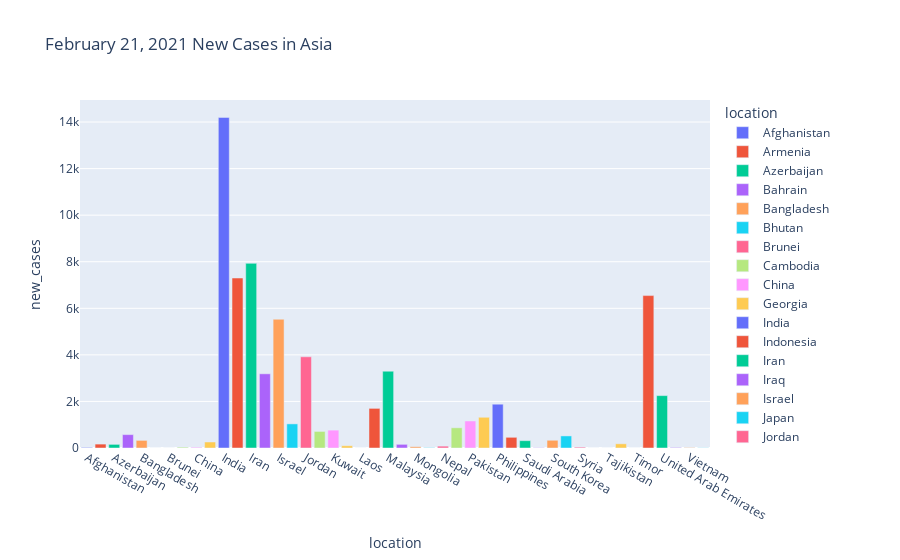

This figure's notebook cell:
### Code cell
# Using plotly to display February, 21 2021 new cases in Asia
fig = px.bar(februaryAsia, x='location', y='new_cases', color='location', title='February 21, 2021 New Cases in Asia')
fig.show()

### Figure 1 — Plotly figure (JSON) as saved in the notebook; plotly's stock layout.template omitted (floating-point values rounded to 4 significant figures)
{"data": [{"alignmentgroup": "True", "hovertemplate": "location=%{x}<br>new_cases=%{y}<extra></extra>", "legendgroup": "Afghanistan", "marker": {"color": "#636efa"}, "name": "Afghanistan", "offsetgroup": "Afghanistan", "orientation": "v", "showlegend": true, "textposition": "auto", "type": "bar", "x": ["Afghanistan"], "xaxis": "x", "y": [24], "yaxis": "y"}, {"alignmentgroup": "True", "hovertemplate": "location=%{x}<br>new_cases=%{y}<extra></extra>", "legendgroup": "Armenia", "marker": {"color": "#EF553B"}, "name": "Armenia", "offsetgroup": "Armenia", "orientation": "v", "showlegend": true, "textposition": "auto", "type": "bar", "x": ["Armenia"], "xaxis": "x", "y": [168], "yaxis": "y"}, {"alignmentgroup": "True", "hovertemplate": "location=%{x}<br>new_cases=%{y}<extra></extra>", "legendgroup": "Azerbaijan", "marker": {"color": "#00cc96"}, "name": "Azerbaijan", "offsetgroup": "Azerbaijan", "orientation": "v", "showlegend": true, "textposition": "auto", "type": "bar", "x": ["Azerbaijan"], "xaxis": "x", "y": [156], "yaxis": "y"}, {"alignmentgroup": "True", "hovertemplate": "location=%{x}<br>new_cases=%{y}<extra></extra>", "legendgroup": "Bahrain", "marker": {"color": "#ab63fa"}, "name": "Bahrain", "offsetgroup": "Bahrain", "orientation": "v", "showlegend": true, "textposition": "auto", "type": "bar", "x": ["Bahrain"], "xaxis": "x", "y": [575], "yaxis": "y"}, {"alignmentgroup": "True", "hovertemplate": "location=%{x}<br>new_cases=%{y}<extra></extra>", "legendgroup": "Bangladesh", "marker": {"color": "#FFA15A"}, "name": "Bangladesh", "offsetgroup": "Bangladesh", "orientation": "v", "showlegend": true, "textposition": "auto", "type": "bar", "x": ["Bangladesh"], "xaxis": "x", "y": [327], "yaxis": "y"}, {"alignmentgroup": "True", "hovertemplate": "location=%{x}<br>new_cases=%{y}<extra></extra>", "legendgroup": "Bhutan", "marker": {"color": "#19d3f3"}, "name": "Bhutan", "offsetgroup": "Bhutan", "orientation": "v", "showlegend": true, "textposition": "auto", "type": "bar", "x": ["Bhutan"], "xaxis": "x", "y": [0], "yaxis": "y"}, {"alignmentgroup": "True", "hovertemplate": "location=%{x}<br>new_cases=%{y}<extra></extra>", "legendgroup": "Brunei", "marker": {"color": "#FF6692"}, "name": "Brunei", "offsetgroup": "Brunei", "orientation": "v", "showlegend": true, "textposition": "auto", "type": "bar", "x": ["Brunei"], "xaxis": "x", "y": [0], "yaxis": "y"}, {"alignmentgroup": "True", "hovertemplate": "location=%{x}<br>new_cases=%{y}<extra></extra>", "legendgroup": "Cambodia", "marker": {"color": "#B6E880"}, "name": "Cambodia", "offsetgroup": "Cambodia", "orientation": "v", "showlegend": true, "textposition": "auto", "type": "bar", "x": ["Cambodia"], "xaxis": "x", "y": [35], "yaxis": "y"}, {"alignmentgroup": "True", "hovertemplate": "location=%{x}<br>new_cases=%{y}<extra></extra>", "legendgroup": "China", "marker": {"color": "#FF97FF"}, "name": "China", "offsetgroup": "China", "orientation": "v", "showlegend": true, "textposition": "auto", "type": "bar", "x": ["China"], "xaxis": "x", "y": [31], "yaxis": "y"}, {"alignmentgroup": "True", "hovertemplate": "location=%{x}<br>new_cases=%{y}<extra></extra>", "legendgroup": "Georgia", "marker": {"color": "#FECB52"}, "name": "Georgia", "offsetgroup": "Georgia", "orientation": "v", "showlegend": true, "textposition": "auto", "type": "bar", "x": ["Georgia"], "xaxis": "x", "y": [258], "yaxis": "y"}, {"alignmentgroup": "True", "hovertemplate": "location=%{x}<br>new_cases=%{y}<extra></extra>", "legendgroup": "India", "marker": {"color": "#636efa"}, "name": "India", "offsetgroup": "India", "orientation": "v", "showlegend": true, "textposition": "auto", "type": "bar", "x": ["India"], "xaxis": "x", "y": [14199], "yaxis": "y"}, {"alignmentgroup": "True", "hovertemplate": "location=%{x}<br>new_cases=%{y}<extra></extra>", "legendgroup": "Indonesia", "marker": {"color": "#EF553B"}, "name": "Indonesia", "offsetgroup": "Indonesia", "orientation": "v", "showlegend": true, "textposition": "auto", "type": "bar", "x": ["Indonesia"], "xaxis": "x", "y": [7300], "yaxis": "y"}, {"alignmentgroup": "True", "hovertemplate": "location=%{x}<br>new_cases=%{y}<extra></extra>", "legendgroup": "Iran", "marker": {"color": "#00cc96"}, "name": "Iran", "offsetgroup": "Iran", "orientation": "v", "showlegend": true, "textposition": "auto", "type": "bar", "x": ["Iran"], "xaxis": "x", "y": [7931], "yaxis": "y"}, {"alignmentgroup": "True", "hovertemplate": "location=%{x}<br>new_cases=%{y}<extra></extra>", "legendgroup": "Iraq", "marker": {"color": "#ab63fa"}, "name": "Iraq", "offsetgroup": "Iraq", "orientation": "v", "showlegend": true, "textposition": "auto", "type": "bar", "x": ["Iraq"], "xaxis": "x", "y": [3187], "yaxis": "y"}, {"alignmentgroup": "True", "hovertemplate": "location=%{x}<br>new_cases=%{y}<extra></extra>", "legendgroup": "Israel", "marker": {"color": "#FFA15A"}, "name": "Israel", "offsetgroup": "Israel", "orientation": "v", "showlegend": true, "textposition": "auto", "type": "bar", "x": ["Israel"], "xaxis": "x", "y": [5530], "yaxis": "y"}, {"alignmentgroup": "True", "hovertemplate": "location=%{x}<br>new_cases=%{y}<extra></extra>", "legendgroup": "Japan", "marker": {"color": "#19d3f3"}, "name": "Japan", "offsetgroup": "Japan", "orientation": "v", "showlegend": true, "textposition": "auto", "type": "bar", "x": ["Japan"], "xaxis": "x", "y": [1036], "yaxis": "y"}, {"alignmentgroup": "True", "hovertemplate": "location=%{x}<br>new_cases=%{y}<extra></extra>", "legendgroup": "Jordan", "marker": {"color": "#FF6692"}, "name": "Jordan", "offsetgroup": "Jordan", "orientation": "v", "showlegend": true, "textposition": "auto", "type": "bar", "x": ["Jordan"], "xaxis": "x", "y": [3917], "yaxis": "y"}, {"alignmentgroup": "True", "hovertemplate": "location=%{x}<br>new_cases=%{y}<extra></extra>", "legendgroup": "Kazakhstan", "marker": {"color": "#B6E880"}, "name": "Kazakhstan", "offsetgroup": "Kazakhstan", "orientation": "v", "showlegend": true, "textposition": "auto", "type": "bar", "x": ["Kazakhstan"], "xaxis": "x", "y": [712], "yaxis": "y"}, {"alignmentgroup": "True", "hovertemplate": "location=%{x}<br>new_cases=%{y}<extra></extra>", "legendgroup": "Kuwait", "marker": {"color": "#FF97FF"}, "name": "Kuwait", "offsetgroup": "Kuwait", "orientation": "v", "showlegend": true, "textposition": "auto", "type": "bar", "x": ["Kuwait"], "xaxis": "x", "y": [768], "yaxis": "y"}, {"alignmentgroup": "True", "hovertemplate": "location=%{x}<br>new_cases=%{y}<extra></extra>", "legendgroup": "Kyrgyzstan", "marker": {"color": "#FECB52"}, "name": "Kyrgyzstan", "offsetgroup": "Kyrgyzstan", "orientation": "v", "showlegend": true, "textposition": "auto", "type": "bar", "x": ["Kyrgyzstan"], "xaxis": "x", "y": [98], "yaxis": "y"}, {"alignmentgroup": "True", "hovertemplate": "location=%{x}<br>new_cases=%{y}<extra></extra>", "legendgroup": "Laos", "marker": {"color": "#636efa"}, "name": "Laos", "offsetgroup": "Laos", "orientation": "v", "showlegend": true, "textposition": "auto", "type": "bar", "x": ["Laos"], "xaxis": "x", "y": [0], "yaxis": "y"}, {"alignmentgroup": "True", "hovertemplate": "location=%{x}<br>new_cases=%{y}<extra></extra>", "legendgroup": "Lebanon", "marker": {"color": "#EF553B"}, "name": "Lebanon", "offsetgroup": "Lebanon", "orientation": "v", "showlegend": true, "textposition": "auto", "type": "bar", "x": ["Lebanon"], "xaxis": "x", "y": [1702], "yaxis": "y"}, {"alignmentgroup": "True", "hovertemplate": "location=%{x}<br>new_cases=%{y}<extra></extra>", "legendgroup": "Malaysia", "marker": {"color": "#00cc96"}, "name": "Malaysia", "offsetgroup": "Malaysia", "orientation": "v", "showlegend": true, "textposition": "auto", "type": "bar", "x": ["Malaysia"], "xaxis": "x", "y": [3297], "yaxis": "y"}, {"alignmentgroup": "True", "hovertemplate": "location=%{x}<br>new_cases=%{y}<extra></extra>", "legendgroup": "Maldives", "marker": {"color": "#ab63fa"}, "name": "Maldives", "offsetgroup": "Maldives", "orientation": "v", "showlegend": true, "textposition": "auto", "type": "bar", "x": ["Maldives"], "xaxis": "x", "y": [157], "yaxis": "y"}, {"alignmentgroup": "True", "hovertemplate": "location=%{x}<br>new_cases=%{y}<extra></extra>", "legendgroup": "Mongolia", "marker": {"color": "#FFA15A"}, "name": "Mongolia", "offsetgroup": "Mongolia", "orientation": "v", "showlegend": true, "textposition": "auto", "type": "bar", "x": ["Mongolia"], "xaxis": "x", "y": [55], "yaxis": "y"}, {"alignmentgroup": "True", "hovertemplate": "location=%{x}<br>new_cases=%{y}<extra></extra>", "legendgroup": "Myanmar", "marker": {"color": "#19d3f3"}, "name": "Myanmar", "offsetgroup": "Myanmar", "orientation": "v", "showlegend": true, "textposition": "auto", "type": "bar", "x": ["Myanmar"], "xaxis": "x", "y": [15], "yaxis": "y"}, {"alignmentgroup": "True", "hovertemplate": "location=%{x}<br>new_cases=%{y}<extra></extra>", "legendgroup": "Nepal", "marker": {"color": "#FF6692"}, "name": "Nepal", "offsetgroup": "Nepal", "orientation": "v", "showlegend": true, "textposition": "auto", "type": "bar", "x": ["Nepal"], "xaxis": "x", "y": [80], "yaxis": "y"}, {"alignmentgroup": "True", "hovertemplate": "location=%{x}<br>new_cases=%{y}<extra></extra>", "legendgroup": "Oman", "marker": {"color": "#B6E880"}, "name": "Oman", "offsetgroup": "Oman", "orientation": "v", "showlegend": true, "textposition": "auto", "type": "bar", "x": ["Oman"], "xaxis": "x", "y": [868], "yaxis": "y"}, {"alignmentgroup": "True", "hovertemplate": "location=%{x}<br>new_cases=%{y}<extra></extra>", "legendgroup": "Pakistan", "marker": {"color": "#FF97FF"}, "name": "Pakistan", "offsetgroup": "Pakistan", "orientation": "v", "showlegend": true, "textposition": "auto", "type": "bar", "x": ["Pakistan"], "xaxis": "x", "y": [1160], "yaxis": "y"}, {"alignmentgroup": "True", "hovertemplate": "location=%{x}<br>new_cases=%{y}<extra></extra>", "legendgroup": "Palestine", "marker": {"color": "#FECB52"}, "name": "Palestine", "offsetgroup": "Palestine", "orientation": "v", "showlegend": true, "textposition": "auto", "type": "bar", "x": ["Palestine"], "xaxis": "x", "y": [1320], "yaxis": "y"}, {"alignmentgroup": "True", "hovertemplate": "location=%{x}<br>new_cases=%{y}<extra></extra>", "legendgroup": "Philippines", "marker": {"color": "#636efa"}, "name": "Philippines", "offsetgroup": "Philippines", "orientation": "v", "showlegend": true, "textposition": "auto", "type": "bar", "x": ["Philippines"], "xaxis": "x", "y": [1881], "yaxis": "y"}, {"alignmentgroup": "True", "hovertemplate": "location=%{x}<br>new_cases=%{y}<extra></extra>", "legendgroup": "Qatar", "marker": {"color": "#EF553B"}, "name": "Qatar", "offsetgroup": "Qatar", "orientation": "v", "showlegend": true, "textposition": "auto", "type": "bar", "x": ["Qatar"], "xaxis": "x", "y": [459], "yaxis": "y"}, {"alignmentgroup": "True", "hovertemplate": "location=%{x}<br>new_cases=%{y}<extra></extra>", "legendgroup": "Saudi Arabia", "marker": {"color": "#00cc96"}, "name": "Saudi Arabia", "offsetgroup": "Saudi Arabia", "orientation": "v", "showlegend": true, "textposition": "auto", "type": "bar", "x": ["Saudi Arabia"], "xaxis": "x", "y": [315], "yaxis": "y"}, {"alignmentgroup": "True", "hovertemplate": "location=%{x}<br>new_cases=%{y}<extra></extra>", "legendgroup": "Singapore", "marker": {"color": "#ab63fa"}, "name": "Singapore", "offsetgroup": "Singapore", "orientation": "v", "showlegend": true, "textposition": "auto", "type": "bar", "x": ["Singapore"], "xaxis": "x", "y": [11], "yaxis": "y"}, {"alignmentgroup": "True", "hovertemplate": "location=%{x}<br>new_cases=%{y}<extra></extra>", "legendgroup": "South Korea", "marker": {"color": "#FFA15A"}, "name": "South Korea", "offsetgroup": "South Korea", "orientation": "v", "showlegend": true, "textposition": "auto", "type": "bar", "x": ["South Korea"], "xaxis": "x", "y": [332], "yaxis": "y"}, {"alignmentgroup": "True", "hovertemplate": "location=%{x}<br>new_cases=%{y}<extra></extra>", "legendgroup": "Sri Lanka", "marker": {"color": "#19d3f3"}, "name": "Sri Lanka", "offsetgroup": "Sri Lanka", "orientation": "v", "showlegend": true, "textposition": "auto", "type": "bar", "x": ["Sri Lanka"], "xaxis": "x", "y": [519], "yaxis": "y"}, {"alignmentgroup": "True", "hovertemplate": "location=%{x}<br>new_cases=%{y}<extra></extra>", "legendgroup": "Syria", "marker": {"color": "#FF6692"}, "name": "Syria", "offsetgroup": "Syria", "orientation": "v", "showlegend": true, "textposition": "auto", "type": "bar", "x": ["Syria"], "xaxis": "x", "y": [36], "yaxis": "y"}, {"alignmentgroup": "True", "hovertemplate": "location=%{x}<br>new_cases=%{y}<extra></extra>", "legendgroup": "Taiwan", "marker": {"color": "#B6E880"}, "name": "Taiwan", "offsetgroup": "Taiwan", "orientation": "v", "showlegend": true, "textposition": "auto", "type": "bar", "x": ["Taiwan"], "xaxis": "x", "y": [0], "yaxis": "y"}, {"alignmentgroup": "True", "hovertemplate": "location=%{x}<br>new_cases=%{y}<extra></extra>", "legendgroup": "Tajikistan", "marker": {"color": "#FF97FF"}, "name": "Tajikistan", "offsetgroup": "Tajikistan", "orientation": "v", "showlegend": true, "textposition": "auto", "type": "bar", "x": ["Tajikistan"], "xaxis": "x", "y": [0], "yaxis": "y"}, {"alignmentgroup": "True", "hovertemplate": "location=%{x}<br>new_cases=%{y}<extra></extra>", "legendgroup": "Thailand", "marker": {"color": "#FECB52"}, "name": "Thailand", "offsetgroup": "Thailand", "orientation": "v", "showlegend": true, "textposition": "auto", "type": "bar", "x": ["Thailand"], "xaxis": "x", "y": [181], "yaxis": "y"}, {"alignmentgroup": "True", "hovertemplate": "location=%{x}<br>new_cases=%{y}<extra></extra>", "legendgroup": "Timor", "marker": {"color": "#636efa"}, "name": "Timor", "offsetgroup": "Timor", "orientation": "v", "showlegend": true, "textposition": "auto", "type": "bar", "x": ["Timor"], "xaxis": "x", "y": [0], "yaxis": "y"}, {"alignmentgroup": "True", "hovertemplate": "location=%{x}<br>new_cases=%{y}<extra></extra>", "legendgroup": "Turkey", "marker": {"color": "#EF553B"}, "name": "Turkey", "offsetgroup": "Turkey", "orientation": "v", "showlegend": true, "textposition": "auto", "type": "bar", "x": ["Turkey"], "xaxis": "x", "y": [6546], "yaxis": "y"}, {"alignmentgroup": "True", "hovertemplate": "location=%{x}<br>new_cases=%{y}<extra></extra>", "legendgroup": "United Arab Emirates", "marker": {"color": "#00cc96"}, "name": "United Arab Emirates", "offsetgroup": "United Arab Emirates", "orientation": "v", "showlegend": true, "textposition": "auto", "type": "bar", "x": ["United Arab Emirates"], "xaxis": "x", "y": [2250], "yaxis": "y"}, {"alignmentgroup": "True", "hovertemplate": "location=%{x}<br>new_cases=%{y}<extra></extra>", "legendgroup": "Uzbekistan", "marker": {"color": "#ab63fa"}, "name": "Uzbekistan", "offsetgroup": "Uzbekistan", "orientation": "v", "showlegend": true, "textposition": "auto", "type": "bar", "x": ["Uzbekistan"], "xaxis": "x", "y": [22], "yaxis": "y"}, {"alignmentgroup": "True", "hovertemplate": "location=%{x}<br>new_cases=%{y}<extra></extra>", "legendgroup": "Vietnam", "marker": {"color": "#FFA15A"}, "name": "Vietnam", "offsetgroup": "Vietnam", "orientation": "v", "showlegend": true, "textposition": "auto", "type": "bar", "x": ["Vietnam"], "xaxis": "x", "y": [15], "yaxis": "y"}, {"alignmentgroup": "True", "hovertemplate": "location=%{x}<br>new_cases=%{y}<extra></extra>", "legendgroup": "Yemen", "marker": {"color": "#19d3f3"}, "name": "Yemen", "offsetgroup": "Yemen", "orientation": "v", "showlegend": true, "textposition": "auto", "type": "bar", "x": ["Yemen"], "xaxis": "x", "y": [8], "yaxis": "y"}], "layout": {"barmode": "relative", "legend": {"title": {"text": "location"}, "tracegroupgap": 0}, "title": {"text": "February 21, 2021 New Cases in Asia"}, "xaxis": {"anchor": "y", "categoryarray": ["Afghanistan", "Armenia", "Azerbaijan", "Bahrain", "Bangladesh", "Bhutan", "Brunei", "Cambodia", "China", "Georgia", "India", "Indonesia", "Iran", "Iraq", "Israel", "Japan", "Jordan", "Kazakhstan", "Kuwait", "Kyrgyzstan", "Laos", "Lebanon", "Malaysia", "Maldives", "Mongolia", "Myanmar", "Nepal", "Oman", "Pakistan", "Palestine", "Philippines", "Qatar", "Saudi Arabia", "Singapore", "South Korea", "Sri Lanka", "Syria", "Taiwan", "Tajikistan", "Thailand", "Timor", "Turkey", "United Arab Emirates", "Uzbekistan", "Vietnam", "Yemen"], "categoryorder": "array", "domain": [0, 1], "title": {"text": "location"}}, "yaxis": {"anchor": "x", "domain": [0, 1], "title": {"text": "new_cases"}}}}
